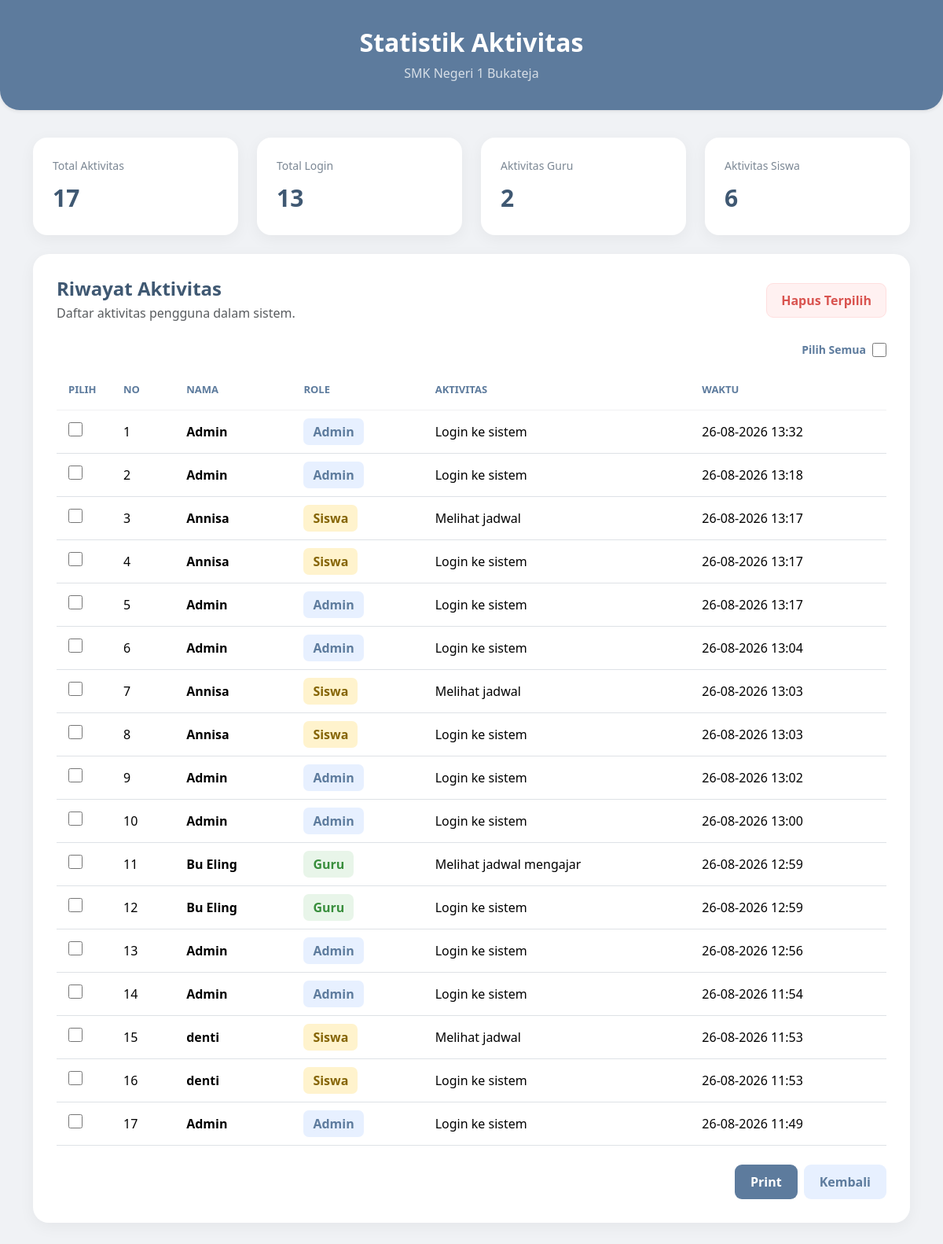
/admin/statistik.php (signed in), run on the app's committed database.
### tables this page shows
CREATE TABLE `aktivitas` (
  `id` int(11) NOT NULL,
  `user_id` int(11) DEFAULT NULL,
  `nama` varchar(100) NOT NULL,
  `role` varchar(20) NOT NULL,
  `aktivitas` varchar(255) NOT NULL,
  `waktu` datetime NOT NULL DEFAULT CURRENT_TIMESTAMP
);

### admin/statistik.php (the view, shortened to what this page needs)
<?php
include '../koneksi.php';
$queryTotal = mysqli_query(
    $koneksi,
    "SELECT COUNT(*) AS total FROM aktivitas"
);
$totalAktivitas = mysqli_fetch_assoc($queryTotal)['total'];
$queryLogin = mysqli_query(
    $koneksi,
    "SELECT COUNT(*) AS total
     FROM aktivitas
     WHERE aktivitas = 'Login ke sistem'"
);
$totalLogin = mysqli_fetch_assoc($queryLogin)['total'];
$queryGuru = mysqli_query(
    $koneksi,
    "SELECT COUNT(*) AS total
     FROM aktivitas
     WHERE role = 'guru'"
);
$totalGuru = mysqli_fetch_assoc($queryGuru)['total'];
$querySiswa = mysqli_query(
    $koneksi,
    "SELECT COUNT(*) AS total
     FROM aktivitas
     WHERE role = 'siswa'"
);
$totalSiswa = mysqli_fetch_assoc($querySiswa)['total'];
$queryAktivitas = mysqli_query(
    $koneksi,
    "SELECT *
     FROM aktivitas
     ORDER BY id DESC"
);
?>
<!DOCTYPE html>
<html lang="id">
<head>
    <link
        href="https://cdn.jsdelivr.net/npm/bootstrap@5.3.3/dist/css/bootstrap.min.css"
        rel="stylesheet">
</head>
<body>
<div class="header-admin text-center shadow-sm">
    <div class="container">
        <h2 class="fw-bold">
            Statistik Aktivitas
        </h2>
        <p class="opacity-75 mb-0">
            SMK Negeri 1 Bukateja
        </p>
    </div>
</div>
<div class="container pb-5">
    <div class="row g-4 mb-4">
        <div class="col-md-3">
            <div class="card-stat">
                <div class="stat-title">
                    Total Aktivitas
                </div>
                <div class="stat-number">
                    <?= $totalAktivitas; ?>
                </div>
            </div>
        </div>
        <div class="col-md-3">
            <div class="card-stat">
                <div class="stat-title">
                    Total Login
                </div>
                <div class="stat-number">
                    <?= $totalLogin; ?>
                </div>
            </div>
        </div>
        <div class="col-md-3">
            <div class="card-stat">
                <div class="stat-title">
                    Aktivitas Guru
                </div>
                <div class="stat-number">
                    <?= $totalGuru; ?>
                </div>
            </div>
        </div>
        <div class="col-md-3">
            <div class="card-stat">
                <div class="stat-title">
                    Aktivitas Siswa
                </div>
                <div class="stat-number">
                    <?= $totalSiswa; ?>
                </div>
            </div>
        </div>
    </div>
    <div class="box">
        <div class="d-flex justify-content-between align-items-center mb-4 flex-wrap gap-3">
            <div>
                <h4 class="title mb-1">
                    Riwayat Aktivitas
                </h4>
                <p class="text-muted mb-0">
                    Daftar aktivitas pengguna dalam sistem.
                </p>
            </div>
            <form
                method="POST"
                id="formHapus"
                onsubmit="return konfirmasiHapus()">
                <button
                    type="submit"
                    name="hapus_terpilih"
                    class="btn btn-hapus">
                    Hapus Terpilih
                </button>
            </form>
        </div>
        <div class="d-flex justify-content-end mb-3">
            <label class="pilih-semua">
                Pilih Semua
                <input
                    type="checkbox"
                    id="pilihSemua"
                    class="checkbox">
            </label>
        </div>
        <div class="table-responsive">
            <table class="table align-middle">
                <thead>
                    <tr>
                        <th style="width: 70px;">
                            Pilih
                        </th>
                        <th>
                            No
                        </th>
                        <th>
                            Nama
                        </th>
                        <th>
                            Role
                        </th>
                        <th>
                            Aktivitas
                        </th>
                        <th>
                            Waktu
                        </th>
                    </tr>
                </thead>
                <tbody>
                <?php
                $no = 1;
                if (mysqli_num_rows($queryAktivitas) > 0) {
                    while ($data = mysqli_fetch_assoc($queryAktivitas)) {
                ?>
                    <tr>
                        <td>
                            <input
                                type="checkbox"
                                name="aktivitas[]"
                                value="<?= $data['id']; ?>"
                                class="checkbox aktivitas-checkbox"
                                form="formHapus">
                        </td>
                        <td>
                            <?= $no++; ?>
                        </td>
                        <td class="fw-semibold">
                            <?= htmlspecialchars($data['nama']); ?>
                        </td>
                        <td>
                            <?php if ($data['role'] == 'admin') { ?>
                                <span class="badge-admin">
                                    Admin
                                </span>
                            <?php } elseif ($data['role'] == 'guru') { ?>
                                <span class="badge-guru">
                                    Guru
                                </span>
                            <?php } else { ?>
                                <span class="badge-siswa">
                                    Siswa
                                </span>
                            <?php } ?>
                        </td>
                        <td>
                            <?= htmlspecialchars($data['aktivitas']); ?>
                        </td>
                        <td>
                            <?= date(
                                'd-m-Y H:i',
                                strtotime($data['waktu'])
                            ); ?>
                        </td>
                    </tr>
                <?php
                    }
                } ?>
                </tbody>
            </table>
        </div>
        <div class="mt-4 d-flex justify-content-end gap-2">
            <button
                type="button"
                class="btn-print"
                onclick="window.print()">
                Print
            </button>
            <a
                href="dashboard.php"
                class="btn-kembali">
                Kembali
            </a>
        </div>
    </div>
</div>
</body>
</html>

### admin/statistik.php (style rules this page uses)
body { font-family: 'Segoe UI', sans-serif; background-color: #f0f2f5; color: #495057; min-height: 100vh; }
.header-admin { background-color: #5d7b9d; padding: 35px 0; color: white; border-radius: 0 0 25px 25px; margin-bottom: 35px; }
.card-stat { background-color: white; border-radius: 18px; padding: 25px; box-shadow: 0 5px 20px rgba(0,0,0,0.05); height: 100%; }
.stat-title { color: #7b8794; font-size: 14px; margin-bottom: 8px; }
.stat-number { color: #3f5872; font-size: 30px; font-weight: 700; }
.box { background-color: white; border-radius: 20px; padding: 30px; box-shadow: 0 5px 20px rgba(0,0,0,0.05); }
.title { color: #3f5872; font-weight: 700; }
.table { margin-bottom: 0; }
.table thead { background-color: #f8f9fa; }
.table thead th { color: #5d7b9d; font-size: 13px; text-transform: uppercase; border: none; padding: 15px; }
.table tbody td { padding: 15px; border-top: 1px solid #f0f1f2; vertical-align: middle; }
.checkbox { width: 18px; height: 18px; cursor: pointer; accent-color: #5d7b9d; }
.pilih-semua { display: flex; align-items: center; gap: 8px; color: #5d7b9d; font-size: 14px; font-weight: 600; cursor: pointer; margin: 0; }
.badge-admin { background-color: #e7f0ff; color: #5d7b9d; padding: 6px 12px; border-radius: 7px; font-weight: 600; }
.badge-guru { background-color: #e8f5e9; color: #388e3c; padding: 6px 12px; border-radius: 7px; font-weight: 600; }
.badge-siswa { background-color: #fff3cd; color: #856404; padding: 6px 12px; border-radius: 7px; font-weight: 600; }
.btn-hapus { background-color: #fff1f1; color: #d9534f; border: 1px solid #ffdfdf; border-radius: 9px; padding: 9px 18px; font-weight: 600; transition: 0.3s; }
.btn-kembali { background-color: #e7f0ff; color: #5d7b9d; border: none; border-radius: 9px; padding: 10px 20px; text-decoration: none; font-weight: 600; display: inline-block; }
.btn-print { background-color: #5d7b9d; color: white; border: none; border-radius: 9px; padding: 10px 20px; font-weight: 600; cursor: pointer; transition: 0.3s; }

### data on the page
aktivitas: nama "Admin", role "Admin", aktivitas "Login ke sistem", waktu "26-08-2026 13:32"
aktivitas: nama "Admin", role "Admin", aktivitas "Login ke sistem", waktu "26-08-2026 13:18"
aktivitas: nama "Annisa", role "Siswa", aktivitas "Melihat jadwal", waktu "26-08-2026 13:17"
aktivitas: nama "Annisa", role "Siswa", aktivitas "Login ke sistem", waktu "26-08-2026 13:17"
aktivitas: nama "Admin", role "Admin", aktivitas "Login ke sistem", waktu "26-08-2026 13:17"
aktivitas: nama "Admin", role "Admin", aktivitas "Login ke sistem", waktu "26-08-2026 13:04"
aktivitas: nama "Annisa", role "Siswa", aktivitas "Melihat jadwal", waktu "26-08-2026 13:03"
aktivitas: nama "Annisa", role "Siswa", aktivitas "Login ke sistem", waktu "26-08-2026 13:03"
aktivitas: nama "Admin", role "Admin", aktivitas "Login ke sistem", waktu "26-08-2026 13:02"
aktivitas: nama "Admin", role "Admin", aktivitas "Login ke sistem", waktu "26-08-2026 13:00"
aktivitas: nama "Bu Eling", role "Guru", aktivitas "Melihat jadwal mengajar", waktu "26-08-2026 12:59"
aktivitas: nama "Bu Eling", role "Guru", aktivitas "Login ke sistem", waktu "26-08-2026 12:59"
aktivitas: nama "Admin", role "Admin", aktivitas "Login ke sistem", waktu "26-08-2026 12:56"
aktivitas: nama "Admin", role "Admin", aktivitas "Login ke sistem", waktu "26-08-2026 11:54"
aktivitas: nama "denti", role "Siswa", aktivitas "Melihat jadwal", waktu "26-08-2026 11:53"
aktivitas: nama "denti", role "Siswa", aktivitas "Login ke sistem", waktu "26-08-2026 11:53"
aktivitas: nama "Admin", role "Admin", aktivitas "Login ke sistem", waktu "26-08-2026 11:49"

### other printed values
$totalAktivitas "17"
$totalLogin "13"
$totalGuru "2"
$totalSiswa "6"
